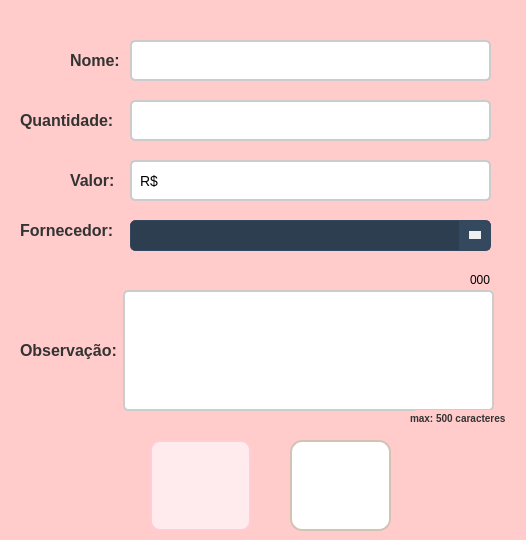
<?xml version="1.0" encoding="UTF-8"?>
<ui version="4.0">
 <class>frm_DadosProdutos</class>
 <widget class="QWidget" name="frm_DadosProdutos">
  <property name="geometry">
   <rect>
    <x>0</x>
    <y>0</y>
    <width>526</width>
    <height>540</height>
   </rect>
  </property>
  <property name="windowTitle">
   <string>Form</string>
  </property>
  <property name="styleSheet">
   <string notr="true">QWidget {
    background-color: #FFCCCB;
    border-radius: 8px;
}</string>
  </property>
  <widget class="QLabel" name="lbl_nome">
   <property name="geometry">
    <rect>
     <x>70</x>
     <y>50</y>
     <width>61</width>
     <height>21</height>
    </rect>
   </property>
   <property name="styleSheet">
    <string notr="true">QLabel {
    font-size: 16px;
    color: #333333;
    font-weight: bold;
    text-shadow: 1px 1px 2px rgba(0, 0, 0, 0.4);
}
</string>
   </property>
   <property name="text">
    <string>Nome:</string>
   </property>
  </widget>
  <widget class="QLineEdit" name="txt_nome">
   <property name="geometry">
    <rect>
     <x>130</x>
     <y>40</y>
     <width>361</width>
     <height>41</height>
    </rect>
   </property>
   <property name="styleSheet">
    <string notr="true">QLineEdit {
    border: 2px solid #cccccc; 
    border-radius: 5px; 
    padding: 6px; 
    font-size: 14px; 
    background-color: #ffffff;
    transition: all 0.3s ease;
	color: #000000;
}

QLineEdit:hover {
    border: 2px solid #3f51b5; 
    background-color: #f5f5f5; 
}
</string>
   </property>
  </widget>
  <widget class="QLabel" name="lbl_qtd">
   <property name="geometry">
    <rect>
     <x>20</x>
     <y>110</y>
     <width>101</width>
     <height>20</height>
    </rect>
   </property>
   <property name="styleSheet">
    <string notr="true">QLabel {
    font-size: 16px;
    color: #333333;
    font-weight: bold;
    text-shadow: 1px 1px 2px rgba(0, 0, 0, 0.4);
}
</string>
   </property>
   <property name="text">
    <string>Quantidade:</string>
   </property>
  </widget>
  <widget class="QLabel" name="lbl_Valor">
   <property name="geometry">
    <rect>
     <x>70</x>
     <y>170</y>
     <width>51</width>
     <height>20</height>
    </rect>
   </property>
   <property name="styleSheet">
    <string notr="true">QLabel {
    font-size: 16px;
    color: #333333;
    font-weight: bold;
    text-shadow: 1px 1px 2px rgba(0, 0, 0, 0.4);
}
</string>
   </property>
   <property name="text">
    <string>Valor:</string>
   </property>
  </widget>
  <widget class="QPushButton" name="btn_cancelar">
   <property name="geometry">
    <rect>
     <x>150</x>
     <y>440</y>
     <width>101</width>
     <height>91</height>
    </rect>
   </property>
   <property name="autoFillBackground">
    <bool>false</bool>
   </property>
   <property name="styleSheet">
    <string notr="true">QPushButton {
    background-color: #ffebee; 
    border: 2px solid #ffcdd2;
    border-radius: 10px;
    color: #b71c1c; 
    font-size: 14px;
    font-weight: bold;
    padding: 10px 16px;
    background-image:url(:/icon_cancelar/cancelar.png);
    background-repeat: no-repeat;
    background-position: center;
    padding-left: 40px;
    transition: all 0.3s ease;
}

QPushButton:hover {
    background-color: #ffcdd2;
    border-color: #e57373;
    color: #d32f2f; 
}

QPushButton:pressed {
    background-color: #e57373;
    border-color: #b71c1c;
    padding-left: 44px;
    padding-top: 2px;
}</string>
   </property>
   <property name="text">
    <string/>
   </property>
  </widget>
  <widget class="QLineEdit" name="txt_qtd">
   <property name="geometry">
    <rect>
     <x>130</x>
     <y>100</y>
     <width>361</width>
     <height>41</height>
    </rect>
   </property>
   <property name="styleSheet">
    <string notr="true">QLineEdit {
    border: 2px solid #cccccc; 
    border-radius: 5px; 
    padding: 6px; 
    font-size: 14px; 
    background-color: #ffffff;
    transition: all 0.3s ease;
	color: #000000;
}

QLineEdit:hover {
    border: 2px solid #3f51b5; 
    background-color: #f5f5f5; 
}
</string>
   </property>
   <property name="inputMask">
    <string>00000000000000000000000000000000000000000000000000</string>
   </property>
   <property name="text">
    <string/>
   </property>
  </widget>
  <widget class="QLineEdit" name="txt_valor">
   <property name="geometry">
    <rect>
     <x>130</x>
     <y>160</y>
     <width>361</width>
     <height>41</height>
    </rect>
   </property>
   <property name="styleSheet">
    <string notr="true">QLineEdit {
    border: 2px solid #cccccc; 
    border-radius: 5px; 
    padding: 6px; 
    font-size: 14px; 
    background-color: #ffffff;
    transition: all 0.3s ease;
	color: #000000;
}

QLineEdit:hover {
    border: 2px solid #3f51b5; 
    background-color: #f5f5f5; 
}
</string>
   </property>
   <property name="inputMask">
    <string>R$</string>
   </property>
  </widget>
  <widget class="QLabel" name="lbl_Fornecedor">
   <property name="geometry">
    <rect>
     <x>20</x>
     <y>220</y>
     <width>101</width>
     <height>20</height>
    </rect>
   </property>
   <property name="styleSheet">
    <string notr="true">QLabel {
    font-size: 16px;
    color: #333333;
    font-weight: bold;
    text-shadow: 1px 1px 2px rgba(0, 0, 0, 0.4);
}
</string>
   </property>
   <property name="text">
    <string>Fornecedor:</string>
   </property>
  </widget>
  <widget class="QLabel" name="lbl_obs">
   <property name="geometry">
    <rect>
     <x>20</x>
     <y>340</y>
     <width>101</width>
     <height>20</height>
    </rect>
   </property>
   <property name="styleSheet">
    <string notr="true">QLabel {
    font-size: 16px;
    color: #333333;
    font-weight: bold;
    text-shadow: 1px 1px 2px rgba(0, 0, 0, 0.4);
}
</string>
   </property>
   <property name="text">
    <string>Observação:</string>
   </property>
  </widget>
  <widget class="QPushButton" name="btn_cadastrar">
   <property name="geometry">
    <rect>
     <x>290</x>
     <y>440</y>
     <width>101</width>
     <height>91</height>
    </rect>
   </property>
   <property name="styleSheet">
    <string notr="true">QPushButton {
    background-color: #ffffff;
    border: 2px solid #d1c4b2;
    border-radius: 12px;
    color: #5a5a5a;
    font-size: 14px;
    font-weight: bold;
    padding: 10px 16px;
    background-image:url(:/icon_cadastrar/cadastrar.png); 
    background-repeat: no-repeat;
    background-position: center;
    transition: all 0.3s ease;
}

QPushButton:hover {
    background-color: #f2ebe0;
    border-color: #c4b49e;
}

QPushButton:pressed {
    background-color: #e8dfcf; 
    border-color: #b39b8d; 
    padding-left: 12px; 
    padding-top: 4px;
}</string>
   </property>
   <property name="text">
    <string/>
   </property>
  </widget>
  <widget class="QComboBox" name="comboBox">
   <property name="geometry">
    <rect>
     <x>130</x>
     <y>220</y>
     <width>361</width>
     <height>31</height>
    </rect>
   </property>
   <property name="styleSheet">
    <string notr="true">QComboBox {
    background-color: #2c3e50;
    color: #ecf0f1;
    border: 1px solid #34495e;
    border-radius: 5px;
    padding: 5px;
    font-size: 14px;
    min-width: 100px;
}

QComboBox::drop-down {
    subcontrol-origin: padding;
    subcontrol-position: center right;
    width: 30px;
    border-left: 1px solid #34495e;
    background-color: #34495e;
    border-top-right-radius: 5px;
    border-bottom-right-radius: 5px;
}

QComboBox::down-arrow {
    width: 0px;
    height: 0px;
    border-left: 6px solid transparent;
    border-right: 6px solid transparent;
    border-top: 8px solid #ecf0f1;
    margin: 4px;
}

QComboBox QAbstractItemView {
    background-color: #34495e;
    color: #ecf0f1;
    selection-background-color: #1abc9c;
    selection-color: #ffffff;
    border: 1px solid #34495e;
    border-radius: 5px;
    outline: none;
    min-width: 100px;
}

QComboBox QAbstractItemView::item {
    padding: 10px;
    font-size: 14px;
}

QComboBox QAbstractItemView::item:selected {
    background-color: #1abc9c;
}

QComboBox QAbstractItemView::item:hover {
    background-color: #16a085;
}

/* Barra de rolagem vertical personalizada */
QScrollBar:vertical {
    border: none;
    background: #2c3e50;
    width: 10px;
    border-radius: 5px;
}

QScrollBar::handle:vertical {
    background: #1abc9c;
    border-radius: 5px;
}

QScrollBar::handle:vertical:hover {
    background: #16a085;
}

QScrollBar::add-line:vertical, QScrollBar::sub-line:vertical {
    background: none;
    border: none;
}

QScrollBar::up-arrow:vertical, QScrollBar::down-arrow:vertical {
    border: none;
    background: none;
}

/* Barra de rolagem horizontal personalizada */
QScrollBar:horizontal {
    border: none;
    background: #2c3e50;
    height: 10px;
    border-radius: 5px;
}

QScrollBar::handle:horizontal {
    background: #1abc9c;
    border-radius: 5px;
}

QScrollBar::handle:horizontal:hover {
    background: #16a085;
}

QScrollBar::add-line:horizontal, QScrollBar::sub-line:horizontal {
    background: none;
    border: none;
}

QScrollBar::left-arrow:horizontal, QScrollBar::right-arrow:horizontal {
    border: none;
    background: none;
}
</string>
   </property>
  </widget>
  <widget class="QTextEdit" name="textEdit">
   <property name="geometry">
    <rect>
     <x>123</x>
     <y>290</y>
     <width>371</width>
     <height>121</height>
    </rect>
   </property>
   <property name="styleSheet">
    <string notr="true">QTextEdit {
    border: 2px solid #cccccc; 
    border-radius: 5px; 
    padding: 6px; 
    font-size: 16px; /* Fonte maior */
    background-color: #ffffff;
    color: #000000;
    transition: all 0.3s ease;
    text-align: left; /* Alinha o texto à esquerda */
    vertical-align: top; /* Escreve do topo */
}

QTextEdit:hover {
    border: 2px solid #3f51b5; 
    background-color: #f5f5f5; 
}</string>
   </property>
  </widget>
  <widget class="QLabel" name="lbl_maxCarac">
   <property name="geometry">
    <rect>
     <x>410</x>
     <y>410</y>
     <width>111</width>
     <height>16</height>
    </rect>
   </property>
   <property name="styleSheet">
    <string notr="true">QLabel {
    font-size: 10px;
    color: #333333;
    font-weight: bold;
    text-shadow: 1px 1px 2px rgba(0, 0, 0, 0.4);
}
</string>
   </property>
   <property name="text">
    <string>max: 500 caracteres</string>
   </property>
  </widget>
  <widget class="QLabel" name="lbl_contador">
   <property name="geometry">
    <rect>
     <x>470</x>
     <y>270</y>
     <width>21</width>
     <height>20</height>
    </rect>
   </property>
   <property name="text">
    <string>000</string>
   </property>
  </widget>
 </widget>
 <resources>
  <include location="icon_cadastrar.qrc"/>
  <include location="icon_cancelar.qrc"/>
 </resources>
 <connections/>
</ui>
